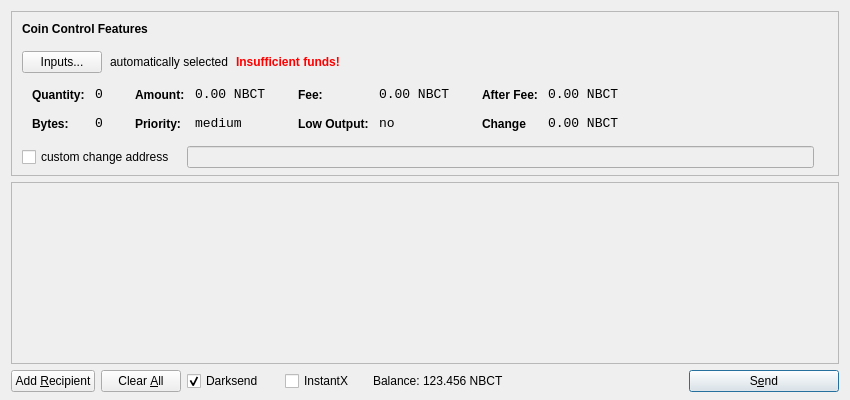
<?xml version="1.0" encoding="UTF-8"?>
<ui version="4.0">
 <class>SendCoinsDialog</class>
 <widget class="QDialog" name="SendCoinsDialog">
  <property name="geometry">
   <rect>
    <x>0</x>
    <y>0</y>
    <width>850</width>
    <height>400</height>
   </rect>
  </property>
  <property name="windowTitle">
   <string>Send Coins</string>
  </property>
  <layout class="QVBoxLayout" name="verticalLayout" stretch="0,1,0">
   <property name="bottomMargin">
    <number>8</number>
   </property>
   <item>
    <widget class="QFrame" name="frameCoinControl">
     <property name="sizePolicy">
      <sizepolicy hsizetype="Expanding" vsizetype="Expanding">
       <horstretch>0</horstretch>
       <verstretch>0</verstretch>
      </sizepolicy>
     </property>
     <property name="maximumSize">
      <size>
       <width>16777215</width>
       <height>16777215</height>
      </size>
     </property>
     <property name="frameShape">
      <enum>QFrame::StyledPanel</enum>
     </property>
     <property name="frameShadow">
      <enum>QFrame::Sunken</enum>
     </property>
     <layout class="QVBoxLayout" name="verticalLayoutCoinControl2">
      <property name="spacing">
       <number>-1</number>
      </property>
      <property name="leftMargin">
       <number>0</number>
      </property>
      <property name="topMargin">
       <number>0</number>
      </property>
      <property name="rightMargin">
       <number>0</number>
      </property>
      <property name="bottomMargin">
       <number>6</number>
      </property>
      <item>
       <layout class="QVBoxLayout" name="verticalLayoutCoinControl" stretch="0,0,0,0,1">
        <property name="spacing">
         <number>0</number>
        </property>
        <property name="leftMargin">
         <number>10</number>
        </property>
        <property name="topMargin">
         <number>10</number>
        </property>
        <item>
         <layout class="QHBoxLayout" name="horizontalLayoutCoinControl1">
          <property name="bottomMargin">
           <number>15</number>
          </property>
          <item>
           <widget class="QLabel" name="labelCoinControlFeatures">
            <property name="sizePolicy">
             <sizepolicy hsizetype="Preferred" vsizetype="Maximum">
              <horstretch>0</horstretch>
              <verstretch>0</verstretch>
             </sizepolicy>
            </property>
            <property name="font">
             <font>
              <weight>75</weight>
              <bold>true</bold>
             </font>
            </property>
            <property name="styleSheet">
             <string notr="true">font-weight:bold;</string>
            </property>
            <property name="text">
             <string>Coin Control Features</string>
            </property>
           </widget>
          </item>
         </layout>
        </item>
        <item>
         <layout class="QHBoxLayout" name="horizontalLayoutCoinControl2" stretch="0,0,0,0">
          <property name="spacing">
           <number>8</number>
          </property>
          <property name="bottomMargin">
           <number>10</number>
          </property>
          <item>
           <widget class="QPushButton" name="pushButtonCoinControl">
            <property name="styleSheet">
             <string notr="true"/>
            </property>
            <property name="text">
             <string>Inputs...</string>
            </property>
           </widget>
          </item>
          <item>
           <widget class="QLabel" name="labelCoinControlAutomaticallySelected">
            <property name="text">
             <string>automatically selected</string>
            </property>
            <property name="margin">
             <number>5</number>
            </property>
           </widget>
          </item>
          <item>
           <widget class="QLabel" name="labelCoinControlInsuffFunds">
            <property name="font">
             <font>
              <weight>75</weight>
              <bold>true</bold>
             </font>
            </property>
            <property name="styleSheet">
             <string notr="true">color:red;font-weight:bold;</string>
            </property>
            <property name="text">
             <string>Insufficient funds!</string>
            </property>
            <property name="margin">
             <number>5</number>
            </property>
           </widget>
          </item>
          <item>
           <spacer name="horizontalSpacerCoinControl">
            <property name="orientation">
             <enum>Qt::Horizontal</enum>
            </property>
            <property name="sizeHint" stdset="0">
             <size>
              <width>40</width>
              <height>1</height>
             </size>
            </property>
           </spacer>
          </item>
         </layout>
        </item>
        <item>
         <widget class="QWidget" name="widgetCoinControl" native="true">
          <property name="sizePolicy">
           <sizepolicy hsizetype="Preferred" vsizetype="Preferred">
            <horstretch>0</horstretch>
            <verstretch>0</verstretch>
           </sizepolicy>
          </property>
          <property name="minimumSize">
           <size>
            <width>0</width>
            <height>0</height>
           </size>
          </property>
          <property name="styleSheet">
           <string notr="true"/>
          </property>
          <layout class="QHBoxLayout" name="horizontalLayoutCoinControl5">
           <property name="margin">
            <number>0</number>
           </property>
           <item>
            <layout class="QHBoxLayout" name="horizontalLayoutCoinControl3" stretch="0,0,0,1">
             <property name="spacing">
              <number>20</number>
             </property>
             <property name="topMargin">
              <number>0</number>
             </property>
             <property name="bottomMargin">
              <number>10</number>
             </property>
             <item>
              <layout class="QFormLayout" name="formLayoutCoinControl1">
               <property name="horizontalSpacing">
                <number>10</number>
               </property>
               <property name="verticalSpacing">
                <number>14</number>
               </property>
               <property name="leftMargin">
                <number>10</number>
               </property>
               <property name="topMargin">
                <number>4</number>
               </property>
               <property name="rightMargin">
                <number>6</number>
               </property>
               <item row="0" column="0">
                <widget class="QLabel" name="labelCoinControlQuantityText">
                 <property name="styleSheet">
                  <string notr="true">font-weight:bold;</string>
                 </property>
                 <property name="text">
                  <string>Quantity:</string>
                 </property>
                 <property name="margin">
                  <number>0</number>
                 </property>
                </widget>
               </item>
               <item row="0" column="1">
                <widget class="QLabel" name="labelCoinControlQuantity">
                 <property name="font">
                  <font>
                   <family>Monospace</family>
                   <pointsize>10</pointsize>
                  </font>
                 </property>
                 <property name="cursor">
                  <cursorShape>IBeamCursor</cursorShape>
                 </property>
                 <property name="contextMenuPolicy">
                  <enum>Qt::ActionsContextMenu</enum>
                 </property>
                 <property name="text">
                  <string>0</string>
                 </property>
                 <property name="margin">
                  <number>0</number>
                 </property>
                 <property name="textInteractionFlags">
                  <set>Qt::LinksAccessibleByMouse|Qt::TextSelectableByKeyboard|Qt::TextSelectableByMouse</set>
                 </property>
                </widget>
               </item>
               <item row="1" column="0">
                <widget class="QLabel" name="labelCoinControlBytesText">
                 <property name="styleSheet">
                  <string notr="true">font-weight:bold;</string>
                 </property>
                 <property name="text">
                  <string>Bytes:</string>
                 </property>
                </widget>
               </item>
               <item row="1" column="1">
                <widget class="QLabel" name="labelCoinControlBytes">
                 <property name="font">
                  <font>
                   <family>Monospace</family>
                   <pointsize>10</pointsize>
                  </font>
                 </property>
                 <property name="cursor">
                  <cursorShape>IBeamCursor</cursorShape>
                 </property>
                 <property name="contextMenuPolicy">
                  <enum>Qt::ActionsContextMenu</enum>
                 </property>
                 <property name="text">
                  <string>0</string>
                 </property>
                 <property name="textInteractionFlags">
                  <set>Qt::LinksAccessibleByMouse|Qt::TextSelectableByKeyboard|Qt::TextSelectableByMouse</set>
                 </property>
                </widget>
               </item>
              </layout>
             </item>
             <item>
              <layout class="QFormLayout" name="formLayoutCoinControl2">
               <property name="horizontalSpacing">
                <number>10</number>
               </property>
               <property name="verticalSpacing">
                <number>14</number>
               </property>
               <property name="leftMargin">
                <number>6</number>
               </property>
               <property name="topMargin">
                <number>4</number>
               </property>
               <property name="rightMargin">
                <number>6</number>
               </property>
               <item row="0" column="0">
                <widget class="QLabel" name="labelCoinControlAmountText">
                 <property name="styleSheet">
                  <string notr="true">font-weight:bold;</string>
                 </property>
                 <property name="text">
                  <string>Amount:</string>
                 </property>
                 <property name="margin">
                  <number>0</number>
                 </property>
                </widget>
               </item>
               <item row="0" column="1">
                <widget class="QLabel" name="labelCoinControlAmount">
                 <property name="font">
                  <font>
                   <family>Monospace</family>
                   <pointsize>10</pointsize>
                  </font>
                 </property>
                 <property name="cursor">
                  <cursorShape>IBeamCursor</cursorShape>
                 </property>
                 <property name="contextMenuPolicy">
                  <enum>Qt::ActionsContextMenu</enum>
                 </property>
                 <property name="text">
                  <string>0.00 NBCT</string>
                 </property>
                 <property name="textInteractionFlags">
                  <set>Qt::LinksAccessibleByMouse|Qt::TextSelectableByKeyboard|Qt::TextSelectableByMouse</set>
                 </property>
                </widget>
               </item>
               <item row="1" column="0">
                <widget class="QLabel" name="labelCoinControlPriorityText">
                 <property name="styleSheet">
                  <string notr="true">font-weight:bold;</string>
                 </property>
                 <property name="text">
                  <string>Priority:</string>
                 </property>
                </widget>
               </item>
               <item row="1" column="1">
                <widget class="QLabel" name="labelCoinControlPriority">
                 <property name="font">
                  <font>
                   <family>Monospace</family>
                   <pointsize>10</pointsize>
                  </font>
                 </property>
                 <property name="cursor">
                  <cursorShape>IBeamCursor</cursorShape>
                 </property>
                 <property name="contextMenuPolicy">
                  <enum>Qt::ActionsContextMenu</enum>
                 </property>
                 <property name="text">
                  <string>medium</string>
                 </property>
                 <property name="textInteractionFlags">
                  <set>Qt::LinksAccessibleByMouse|Qt::TextSelectableByKeyboard|Qt::TextSelectableByMouse</set>
                 </property>
                </widget>
               </item>
              </layout>
             </item>
             <item>
              <layout class="QFormLayout" name="formLayoutCoinControl3">
               <property name="horizontalSpacing">
                <number>10</number>
               </property>
               <property name="verticalSpacing">
                <number>14</number>
               </property>
               <property name="leftMargin">
                <number>6</number>
               </property>
               <property name="topMargin">
                <number>4</number>
               </property>
               <property name="rightMargin">
                <number>6</number>
               </property>
               <item row="0" column="0">
                <widget class="QLabel" name="labelCoinControlFeeText">
                 <property name="styleSheet">
                  <string notr="true">font-weight:bold;</string>
                 </property>
                 <property name="text">
                  <string>Fee:</string>
                 </property>
                 <property name="margin">
                  <number>0</number>
                 </property>
                </widget>
               </item>
               <item row="0" column="1">
                <widget class="QLabel" name="labelCoinControlFee">
                 <property name="font">
                  <font>
                   <family>Monospace</family>
                   <pointsize>10</pointsize>
                  </font>
                 </property>
                 <property name="cursor">
                  <cursorShape>IBeamCursor</cursorShape>
                 </property>
                 <property name="contextMenuPolicy">
                  <enum>Qt::ActionsContextMenu</enum>
                 </property>
                 <property name="text">
                  <string>0.00 NBCT</string>
                 </property>
                 <property name="textInteractionFlags">
                  <set>Qt::LinksAccessibleByMouse|Qt::TextSelectableByKeyboard|Qt::TextSelectableByMouse</set>
                 </property>
                </widget>
               </item>
               <item row="1" column="0">
                <widget class="QLabel" name="labelCoinControlLowOutputText">
                 <property name="styleSheet">
                  <string notr="true">font-weight:bold;</string>
                 </property>
                 <property name="text">
                  <string>Low Output:</string>
                 </property>
                </widget>
               </item>
               <item row="1" column="1">
                <widget class="QLabel" name="labelCoinControlLowOutput">
                 <property name="font">
                  <font>
                   <family>Monospace</family>
                   <pointsize>10</pointsize>
                  </font>
                 </property>
                 <property name="cursor">
                  <cursorShape>IBeamCursor</cursorShape>
                 </property>
                 <property name="contextMenuPolicy">
                  <enum>Qt::ActionsContextMenu</enum>
                 </property>
                 <property name="text">
                  <string>no</string>
                 </property>
                 <property name="textInteractionFlags">
                  <set>Qt::LinksAccessibleByMouse|Qt::TextSelectableByKeyboard|Qt::TextSelectableByMouse</set>
                 </property>
                </widget>
               </item>
              </layout>
             </item>
             <item>
              <layout class="QFormLayout" name="formLayoutCoinControl4">
               <property name="horizontalSpacing">
                <number>10</number>
               </property>
               <property name="verticalSpacing">
                <number>14</number>
               </property>
               <property name="leftMargin">
                <number>6</number>
               </property>
               <property name="topMargin">
                <number>4</number>
               </property>
               <property name="rightMargin">
                <number>6</number>
               </property>
               <item row="0" column="0">
                <widget class="QLabel" name="labelCoinControlAfterFeeText">
                 <property name="styleSheet">
                  <string notr="true">font-weight:bold;</string>
                 </property>
                 <property name="text">
                  <string>After Fee:</string>
                 </property>
                 <property name="margin">
                  <number>0</number>
                 </property>
                </widget>
               </item>
               <item row="0" column="1">
                <widget class="QLabel" name="labelCoinControlAfterFee">
                 <property name="font">
                  <font>
                   <family>Monospace</family>
                   <pointsize>10</pointsize>
                  </font>
                 </property>
                 <property name="cursor">
                  <cursorShape>IBeamCursor</cursorShape>
                 </property>
                 <property name="contextMenuPolicy">
                  <enum>Qt::ActionsContextMenu</enum>
                 </property>
                 <property name="text">
                  <string>0.00 NBCT</string>
                 </property>
                 <property name="textInteractionFlags">
                  <set>Qt::LinksAccessibleByMouse|Qt::TextSelectableByKeyboard|Qt::TextSelectableByMouse</set>
                 </property>
                </widget>
               </item>
               <item row="1" column="0">
                <widget class="QLabel" name="labelCoinControlChangeText">
                 <property name="styleSheet">
                  <string notr="true">font-weight:bold;</string>
                 </property>
                 <property name="text">
                  <string>Change</string>
                 </property>
                </widget>
               </item>
               <item row="1" column="1">
                <widget class="QLabel" name="labelCoinControlChange">
                 <property name="font">
                  <font>
                   <family>Monospace</family>
                   <pointsize>10</pointsize>
                  </font>
                 </property>
                 <property name="cursor">
                  <cursorShape>IBeamCursor</cursorShape>
                 </property>
                 <property name="contextMenuPolicy">
                  <enum>Qt::ActionsContextMenu</enum>
                 </property>
                 <property name="text">
                  <string>0.00 NBCT</string>
                 </property>
                 <property name="textInteractionFlags">
                  <set>Qt::LinksAccessibleByMouse|Qt::TextSelectableByKeyboard|Qt::TextSelectableByMouse</set>
                 </property>
                </widget>
               </item>
              </layout>
             </item>
            </layout>
           </item>
          </layout>
         </widget>
        </item>
        <item>
         <layout class="QHBoxLayout" name="horizontalLayoutCoinControl4" stretch="0,0,0">
          <property name="spacing">
           <number>12</number>
          </property>
          <property name="sizeConstraint">
           <enum>QLayout::SetDefaultConstraint</enum>
          </property>
          <property name="topMargin">
           <number>5</number>
          </property>
          <property name="rightMargin">
           <number>5</number>
          </property>
          <item>
           <widget class="QCheckBox" name="checkBoxCoinControlChange">
            <property name="text">
             <string>custom change address</string>
            </property>
           </widget>
          </item>
          <item>
           <widget class="QLineEdit" name="lineEditCoinControlChange">
            <property name="enabled">
             <bool>false</bool>
            </property>
            <property name="sizePolicy">
             <sizepolicy hsizetype="Expanding" vsizetype="Fixed">
              <horstretch>0</horstretch>
              <verstretch>0</verstretch>
             </sizepolicy>
            </property>
           </widget>
          </item>
          <item>
           <widget class="QLabel" name="labelCoinControlChangeLabel">
            <property name="sizePolicy">
             <sizepolicy hsizetype="Preferred" vsizetype="Expanding">
              <horstretch>0</horstretch>
              <verstretch>0</verstretch>
             </sizepolicy>
            </property>
            <property name="minimumSize">
             <size>
              <width>0</width>
              <height>0</height>
             </size>
            </property>
            <property name="text">
             <string/>
            </property>
            <property name="margin">
             <number>3</number>
            </property>
           </widget>
          </item>
         </layout>
        </item>
        <item>
         <spacer name="verticalSpacerCoinControl">
          <property name="orientation">
           <enum>Qt::Vertical</enum>
          </property>
          <property name="sizeHint" stdset="0">
           <size>
            <width>800</width>
            <height>1</height>
           </size>
          </property>
         </spacer>
        </item>
       </layout>
      </item>
     </layout>
    </widget>
   </item>
   <item>
    <widget class="QScrollArea" name="scrollArea">
     <property name="widgetResizable">
      <bool>true</bool>
     </property>
     <widget class="QWidget" name="scrollAreaWidgetContents">
      <property name="geometry">
       <rect>
        <x>0</x>
        <y>0</y>
        <width>830</width>
        <height>165</height>
       </rect>
      </property>
      <layout class="QVBoxLayout" name="verticalLayout_2">
       <property name="margin">
        <number>0</number>
       </property>
       <item>
        <layout class="QVBoxLayout" name="entries">
         <property name="spacing">
          <number>6</number>
         </property>
        </layout>
       </item>
       <item>
        <spacer name="verticalSpacer">
         <property name="orientation">
          <enum>Qt::Vertical</enum>
         </property>
         <property name="sizeHint" stdset="0">
          <size>
           <width>20</width>
           <height>40</height>
          </size>
         </property>
        </spacer>
       </item>
      </layout>
     </widget>
    </widget>
   </item>
   <item>
    <layout class="QHBoxLayout" name="horizontalLayout">
     <item>
      <widget class="QPushButton" name="addButton">
       <property name="toolTip">
        <string>Send to multiple recipients at once</string>
       </property>
       <property name="text">
        <string>Add &amp;Recipient</string>
       </property>
       <property name="autoDefault">
        <bool>false</bool>
       </property>
      </widget>
     </item>
     <item>
      <widget class="QPushButton" name="clearButton">
       <property name="sizePolicy">
        <sizepolicy hsizetype="Minimum" vsizetype="Fixed">
         <horstretch>0</horstretch>
         <verstretch>0</verstretch>
        </sizepolicy>
       </property>
       <property name="toolTip">
        <string>Remove all transaction fields</string>
       </property>
       <property name="text">
        <string>Clear &amp;All</string>
       </property>
       <property name="autoRepeatDelay">
        <number>300</number>
       </property>
       <property name="autoDefault">
        <bool>false</bool>
       </property>
      </widget>
     </item>
     <item>
      <layout class="QHBoxLayout" name="horizontalLayout_2">
       <property name="spacing">
        <number>3</number>
       </property>
        <item>
        <widget class="QCheckBox" name="checkUseDarksend">
         <property name="minimumSize">
          <size>
           <width>95</width>
           <height>0</height>
          </size>
         </property>
         <property name="text">
          <string>Darksend</string>
         </property>
         <property name="checked">
          <bool>true</bool>
         </property>
        </widget>
       </item>
       <item>
        <widget class="QCheckBox" name="checkInstantX">
         <property name="enabled">
          <bool>true</bool>
         </property>
         <property name="minimumSize">
          <size>
           <width>85</width>
           <height>0</height>
          </size>
         </property>
         <property name="text">
          <string>InstantX</string>
         </property>
        </widget>
       </item>
       <item>
        <widget class="QLabel" name="label">
         <property name="sizePolicy">
          <sizepolicy hsizetype="Preferred" vsizetype="Fixed">
           <horstretch>0</horstretch>
           <verstretch>0</verstretch>
          </sizepolicy>
         </property>
         <property name="text">
          <string>Balance:</string>
         </property>
        </widget>
       </item>
       <item>
        <widget class="QLabel" name="labelBalance">
         <property name="sizePolicy">
          <sizepolicy hsizetype="Preferred" vsizetype="Fixed">
           <horstretch>0</horstretch>
           <verstretch>0</verstretch>
          </sizepolicy>
         </property>
         <property name="cursor">
          <cursorShape>IBeamCursor</cursorShape>
         </property>
         <property name="text">
          <string>123.456 NBCT</string>
         </property>
         <property name="textInteractionFlags">
          <set>Qt::LinksAccessibleByMouse|Qt::TextSelectableByKeyboard|Qt::TextSelectableByMouse</set>
         </property>
        </widget>
       </item>
      </layout>
     </item>
     <item>
      <spacer name="horizontalSpacer">
       <property name="orientation">
        <enum>Qt::Horizontal</enum>
       </property>
       <property name="sizeHint" stdset="0">
        <size>
         <width>40</width>
         <height>20</height>
        </size>
       </property>
      </spacer>
     </item>
     <item>
      <widget class="QPushButton" name="sendButton">
       <property name="minimumSize">
        <size>
         <width>150</width>
         <height>0</height>
        </size>
       </property>
       <property name="toolTip">
        <string>Confirm the send action</string>
       </property>
       <property name="text">
        <string>S&amp;end</string>
       </property>
       <property name="icon">
        <iconset resource="../bitcoin.qrc">
         <normaloff>:/icons/send</normaloff>:/icons/send</iconset>
       </property>
       <property name="default">
        <bool>true</bool>
       </property>
      </widget>
     </item>
    </layout>
   </item>
  </layout>
 </widget>
 <resources>
  <include location="../bitcoin.qrc"/>
 </resources>
 <connections/>
</ui>
